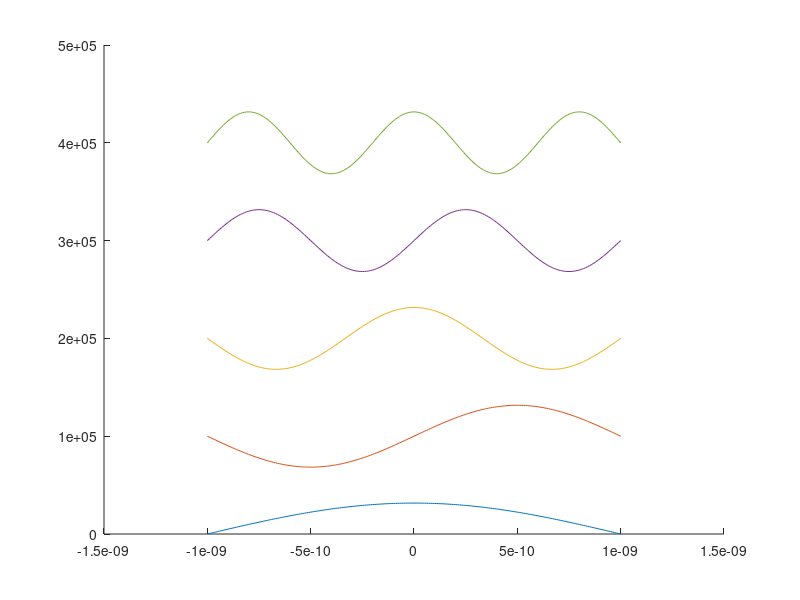
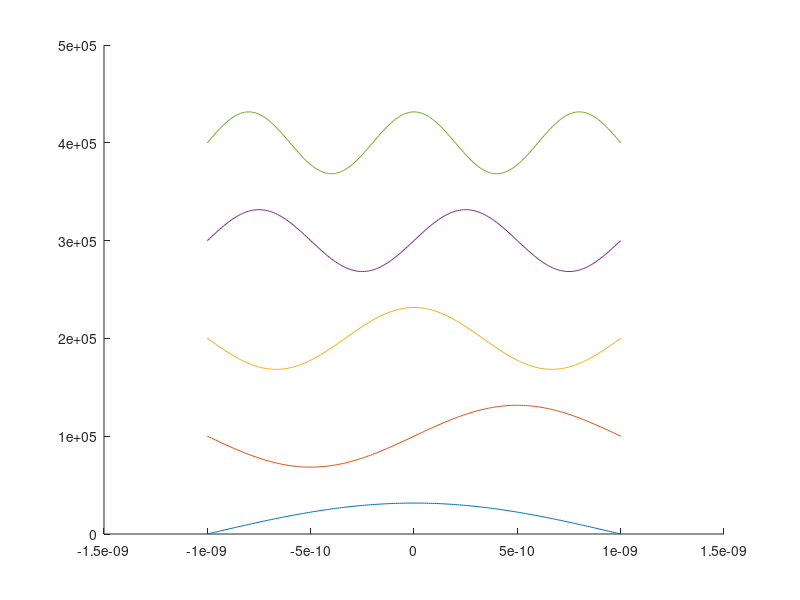
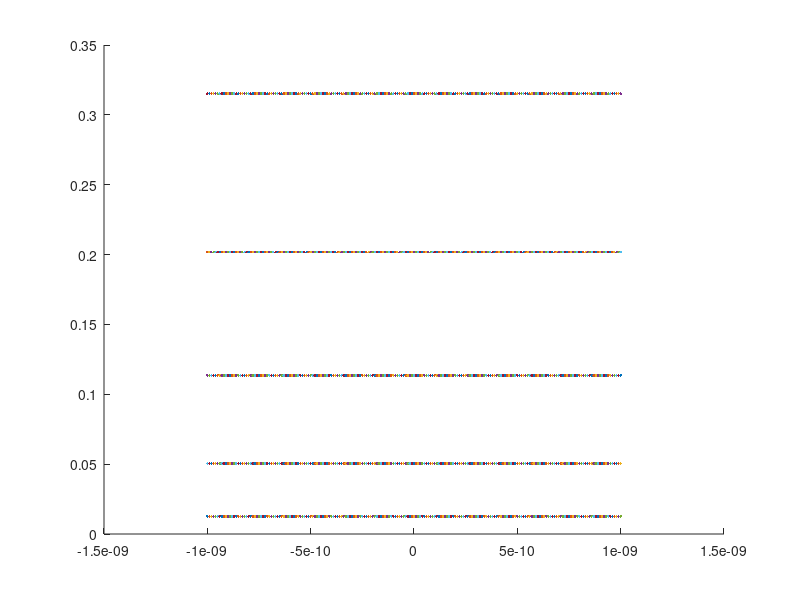

Write MATLAB code to recreate these figures, in order.
% Soll grafik 1: Psi(x)
% Variablen:
%	l
%	x
%	epsilon (= 1)
%	n
%	Psi(x)
% Ausgabe in PS und PDF

% Soll grafik 2: E(n, a)
% Variablen:
%	l
%	epsilon
%	n
%	E(n, a)
% Ausgabe in PS und PDF

%-----Variabeln-----
l = 10^-9;
delta = (l/100);
%x = -l*1.5 : delta : +l*1.5;
x = -l : delta : +l;
n = 1 : 5;
%n = [1, 2];

%-----Verarbeitung-----
m = 9.10938291*10^-31;		% Elektronenmasse
h = 6062606957*10^-34;		% Planck-Konstante
hQuer = h/2*pi;
E = zeros(1, length(n));
Psi = zeros(length(n), length(x));
for ln = n
E(ln) = h^2*ln^2 / (32*m*l^2);
%k = sqrt(2*m*E/(hQuer^2));
%k = ln*pi*x / (2*l);
k = pi/l * (n+1/2);
LamdaP = 1i*k;
LamdaN = -LamdaP;
%y = (exp(LamdaP(ln)*x) + (-1)^(ln+1).*exp(LamdaN(ln)*x)) ./ (2*1i^(ln+1));
if mod(ln, 2) == 0
	y = sin(ln*pi*x/(2*l));
else
	y = cos(ln*pi*x/(2*l));
end
Psi(ln,1:length(x)) = 1/sqrt(l) .* y;
end

%-----Verarbeitung gest�rt-----
gamma = 0.000000000;
epsilon = 5*10^-4;
El = zeros(1, length(n));
H1 = x;
PsiG = zeros(length(n), length(x));
for ln = n
%psi1_l = H1(1:length(x)).*Psi(ln, 1:length(x)) ./ (E(ln)-El(ln));
psi1_l = 1/sqrt(l) * H1(1:length(x)).*Psi(ln, 1:length(x));
PsiG(ln, 1:length(x)) = (1+1i*epsilon*gamma).*Psi(ln, 1:length(x)) ...
						+ epsilon.*psi1_l;
%PsiG(ln, 1:length(x)) = Psi(ln, 1:length(x));
end

%-----Plot grafik 1: Psi(x)-----
clf('reset')			% clear figure
hold on;
%plot(x, )		% Potentialskasten

s = zeros(1, length(n));
for ln = n
	%subplot(length(n), 1, ln)
	plot(x, Psi(ln, 1:length(x)) +(ln-1)*1e05)		% Psi

	s(ln) = sum(Psi(ln, 1:length(x)).^2.*delta);
end

print('Psi_ungestoert', '-depsc', '-noui')

figure
hold on;

sG = zeros(1, length(n));
for ln = n
%	subplot(length(n), 1, ln)
	plot(x, PsiG(ln, 1:length(x)) +(ln-1)*1e05)		% Psi

	sG(ln) = sum(abs(PsiG(ln, 1:length(x))).^2.*delta);
end

print('Psi_gestoert', '-depsc', '-noui')
%print('grafik_1_Psi', '-dpdf', '-noui')

%-----Plot grafik 2: E(n, a)-----
figure
hold on;
for ln = n
 	plot(x, E(ln))		 % Psis
end

%print('grafik_2_Energy', '-depsc', '-noui')
%print('grafik_2_Energy', '-dpdf', '-noui')

hold off;
